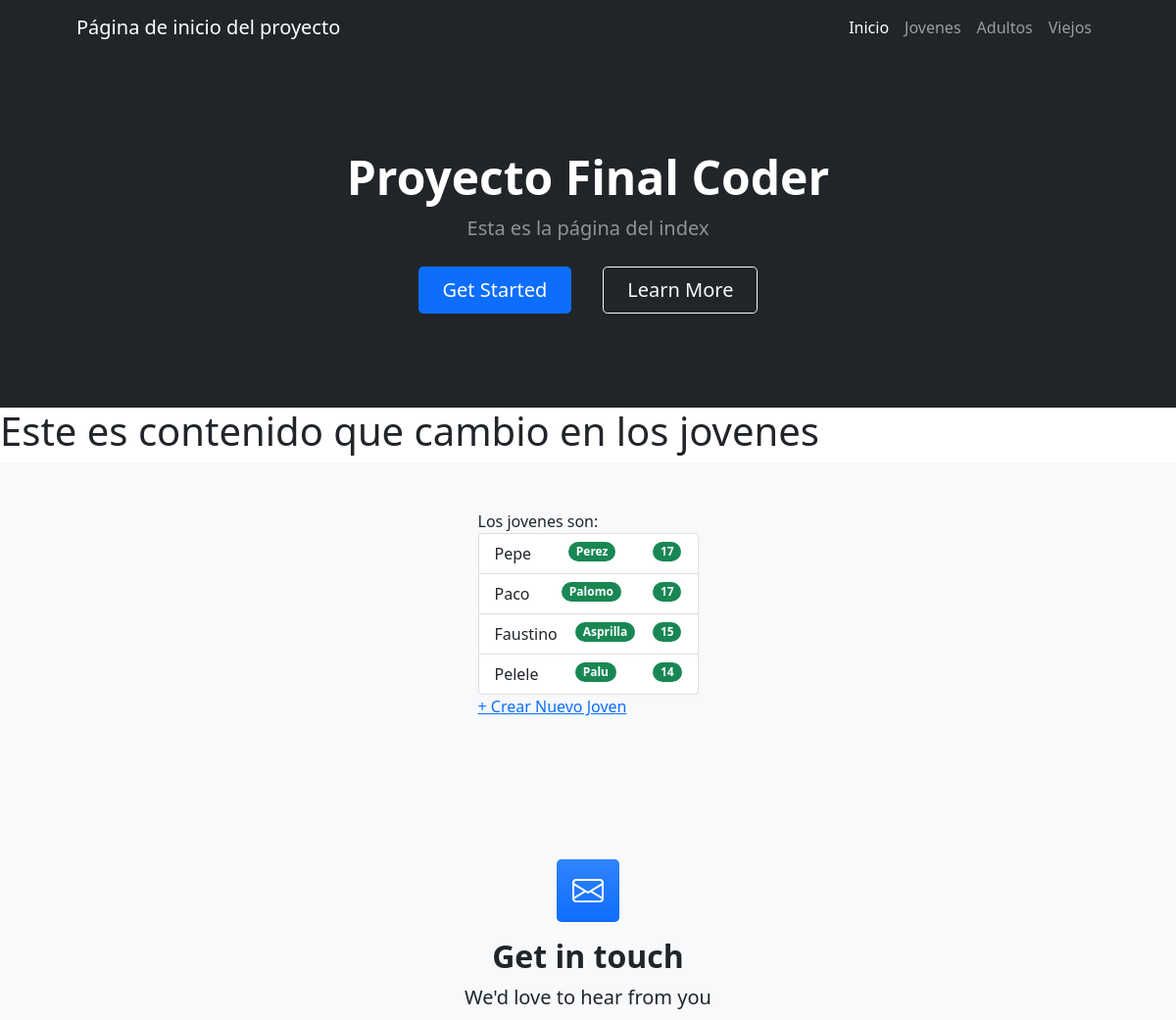
Page /ProyectoCoder1App/jovenes (upper part) on the earlier database version.
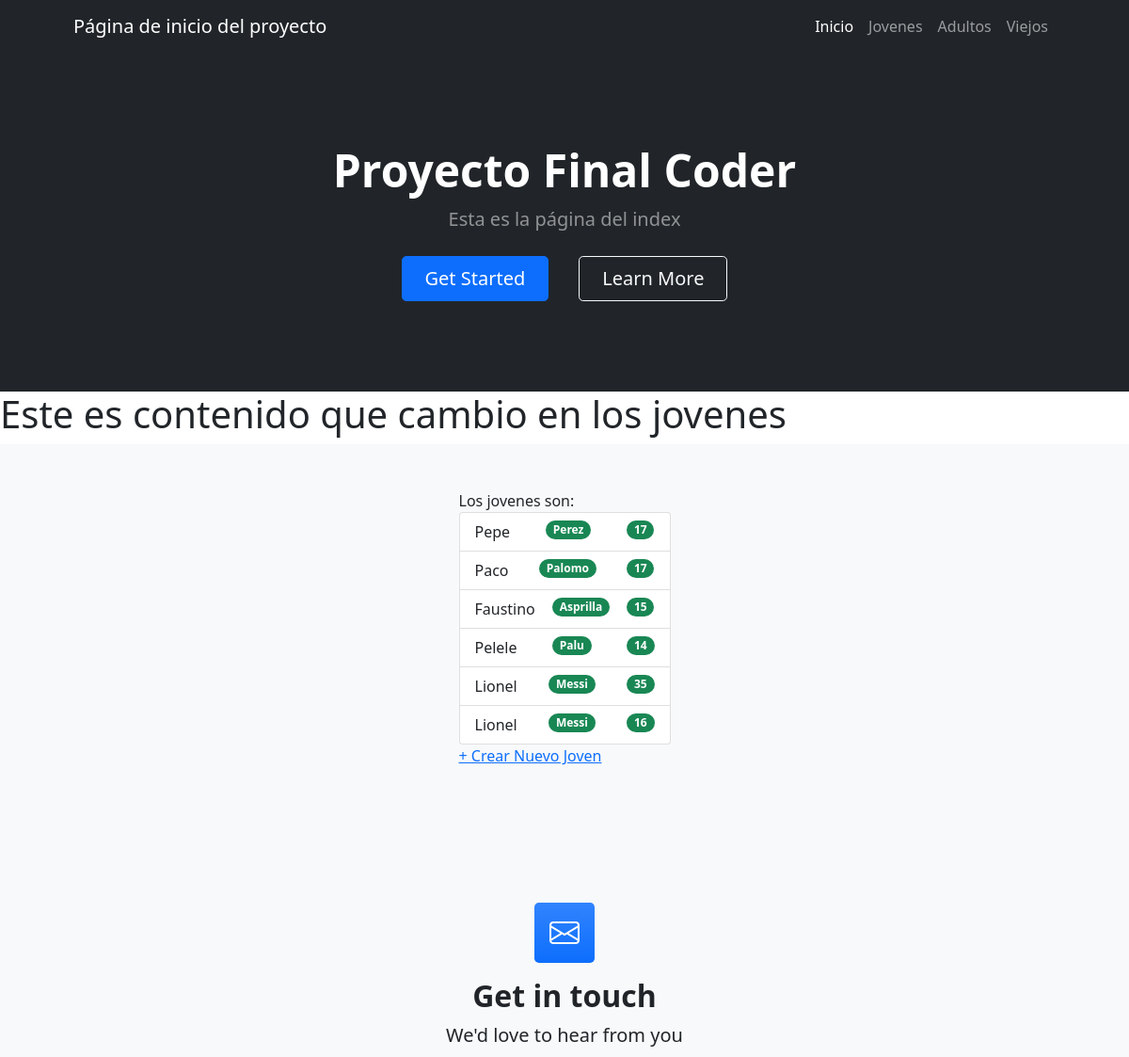
Same page on the later database version.
### ProyectoCoder1App/models.py (models this page shows)
class Joven(models.Model):
    nombre=models.CharField(max_length=40)
    apellido=models.CharField(max_length=40)
    edad=models.IntegerField()

### ProyectoCoder1App/views.py (the view)
# urls.py: path("jovenes", views.jovenes,name="jovenes"),
def jovenes(request):
    jovenes=Joven
    lista_jovenes = Joven.objects.all()
    return render(request, "ProyectoCoder1App/jovenes.html", {"jovenes":lista_jovenes})

### ProyectoCoder1App/templates/ProyectoCoder1App/jovenes.html
{% extends "ProyectoCoder1App/padre.html" %}
{% load static %}
{% block ContenidoQueCambia %}
<h1>Este es contenido que cambio en los jovenes</h1>
<section class="bg-light py-5">
    <div class="container px-5">
        <div class="row gx-5 justify-content-center">
            <div class="col-lg-3">
                Los jovenes son:
                <ul class="list-group">
                    {% for joven in jovenes %}
                        <li class="list-group-item d-flex justify-content-between align-items-start">
                            {{joven.nombre}}
                            <span class="badge bg-success rounded-pill">{{joven.apellido}}</span>
                            <span class="badge bg-success rounded-pill">{{joven.edad}}</span>
                        </li>
                    {% endfor %}
                </ul>
                <a href="{% url 'crear_joven' %}">+ Crear Nuevo Joven</a>
            </div>
        </div>
    </div>
</section>
{% endblock %}

Differences in the rows shown:
added Joven: nombre "Lionel", apellido "Messi", edad "35"
added Joven: nombre "Lionel", apellido "Messi", edad "16"
